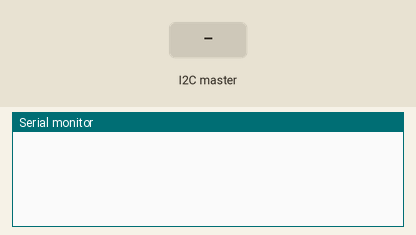
A sketch run on a simulated Arduino Uno, built with avr-gcc and run on an emulated ATmega328P. On the bench: the last lines printed to the serial monitor. The inputs (shaded band) are chosen by the test bench.

Above: at 1.2 s.
1.3 s: the I2C master sends the byte 1
At 1.9 s:
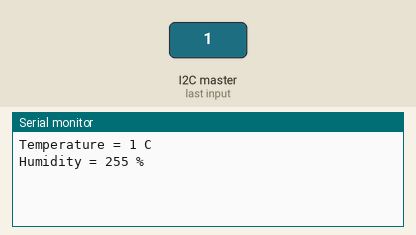
2.8 s: the I2C master sends the byte 0
At 4.2 s:
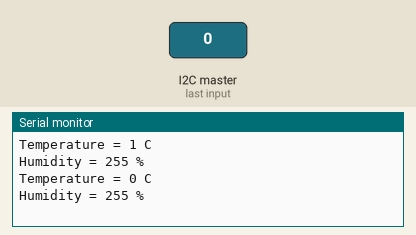

Measured:
- after the input at 1.3 s, the serial monitor: prints a new line at once (image 1)
- after the input at 2.8 s, the serial monitor: prints a new line at once (image 2)

The sketch:

7.2_bridge.ino
```cpp
#include <dht.h>
#include <Wire.h>

dht  DHT;

byte dataPin = 8;
byte permission = 0;
byte temp = 0;
byte humi = 0;

void setup()
{
  Serial.begin(9600);
  Wire.begin(8);
  Wire.onReceive(receiveEvent);
}

void loop()
{
  if(permission)
  {
    Serial.print("Temperature = ");
    Serial.print(temp);
    Serial.print(" ");
    Serial.println("C ");
    Serial.print("Humidity = ");
    Serial.print(humi);
    Serial.println(" % ");
    Serial.println("");

	permission = 0;
  }
}

void receiveEvent(int howMany)
{
  temp = Wire.read();
  humi = Wire.read();
  permission = 1;
}
```
